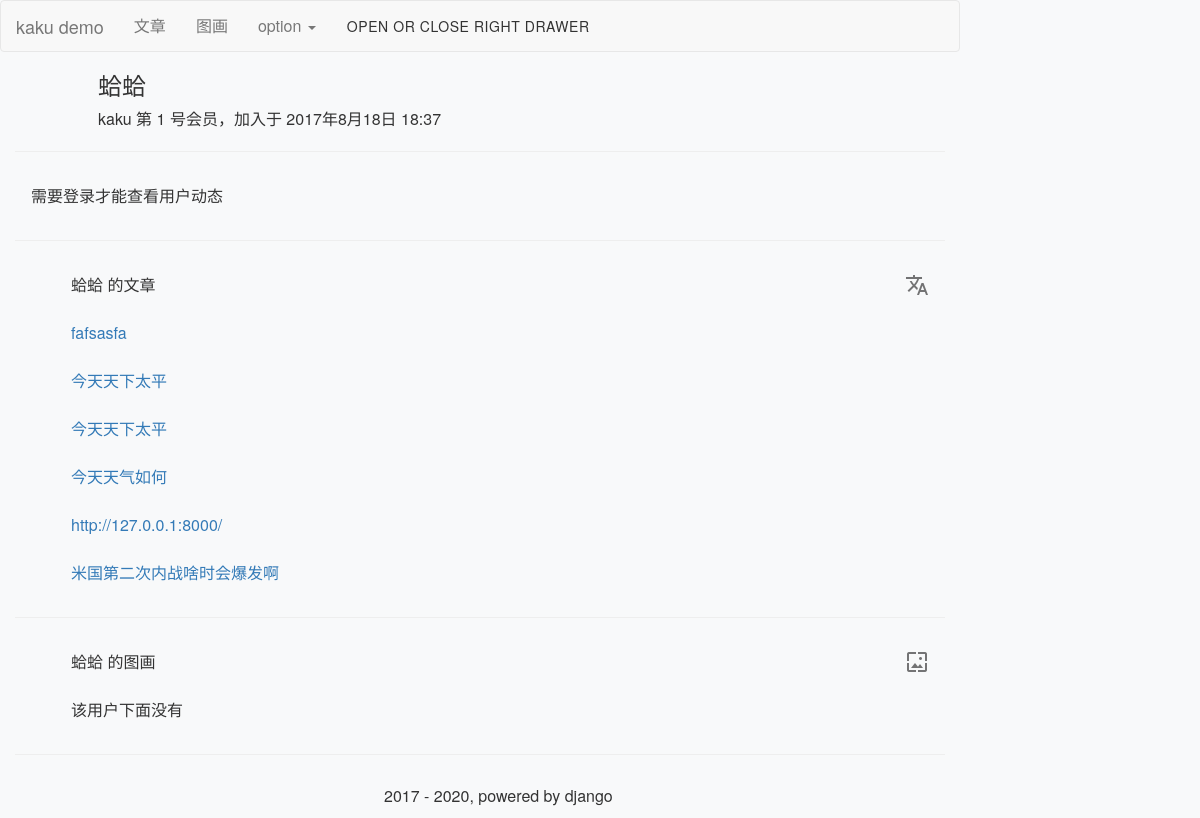
Before: /users/a87150/ with the older database file.
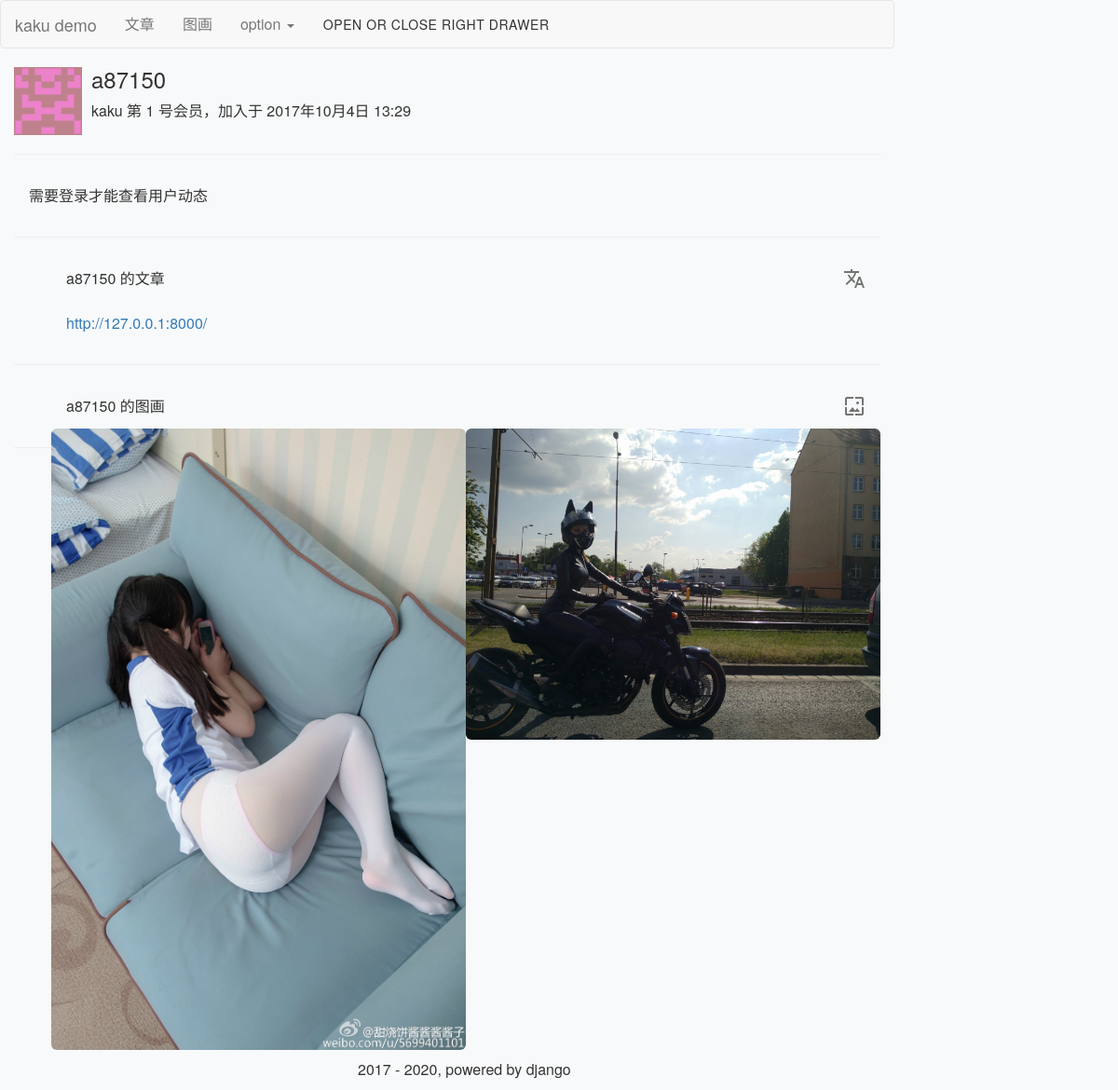
After: the same page with the newer database file.
### users/models.py (models this page shows, shortened)
class User(AbstractUser):
    last_login_ip = models.GenericIPAddressField(unpack_ipv4=True, blank=True, null=True)
    ip_joined = models.GenericIPAddressField(unpack_ipv4=True, blank=True, null=True)
    nickname = models.CharField(max_length=20, unique=True)
    signature = models.CharField(max_length=200, blank=True)
    mugshot = models.ImageField(upload_to=user_mugshot_path)
    mugshot_thumbnail = ImageSpecField(source='mugshot',
                                       processors=[ResizeToFill(96, 96)],
                                       format='JPEG',
                                       options={'quality': 80})
    class Meta(AbstractUser.Meta):
        pass

### written/models.py (models this page shows, shortened)
class Article(models.Model):
    id = models.AutoField(primary_key=True)
    title = models.CharField(_('title'), max_length=50)
    author = models.ForeignKey(settings.AUTH_USER_MODEL, related_name=_('a_author'), on_delete=models.CASCADE)
    content = models.TextField(_('content'))
    excerpt = models.CharField(_('excerpt'), max_length=100, blank=True, null=True)
    created_time = models.DateTimeField(_('created time'), auto_now_add=True)
    last_modified_time = models.DateTimeField(_('last modified time'), auto_now=True)
    views = models.PositiveIntegerField(_('views'), default=0, editable=False)
    likes = models.ManyToManyField(settings.AUTH_USER_MODEL, blank=True, related_name=_('a_likes'))
    tags = models.ManyToManyField(Tag, blank=True, verbose_name=_('tags'))
    comments = GenericRelation(Comment, verbose_name=_('comments'))
    class Meta:
        ordering = ['-created_time']
        verbose_name = _('Article')
        verbose_name_plural = _('Articles')
    def __str__(self):
        return self.title
    def get_absolute_url(self):
        return reverse('written:detail', kwargs={'pk': self.pk})

### picture/models.py (models this page shows, shortened)
class Picture(models.Model):
    id = models.AutoField(primary_key=True)
    title = models.CharField(_('title'), max_length=50)
    author = models.ForeignKey(settings.AUTH_USER_MODEL, related_name=_('p_author'), on_delete=models.CASCADE)
    thematic = models.ImageField(_('题图'), upload_to=pictures_path, )
    created_time = models.DateTimeField(_('created_time'), auto_now_add=True)
    views = models.PositiveIntegerField(_('views'), default=0, editable=False)
    likes = models.ManyToManyField(settings.AUTH_USER_MODEL, blank=True, related_name=_('p_likes'))
    tags = models.ManyToManyField(Tag, blank=True, verbose_name=_('tags'))
    comments = GenericRelation(Comment, verbose_name=_('comments'))
    class Meta:
        ordering = ['-created_time']
        verbose_name = _('Picture')
        verbose_name_plural = _('Pictures')
    def get_absolute_url(self):
        return reverse('picture:detail', kwargs={'pk': self.pk})

### users/views.py (the view)
# urls.py: url(r'^(?P<username>[\w.@+-]+)/$', views.UserDetailView.as_view(), name='detail'),
class UserDetailView(DetailView):
    model = User
    slug_field = 'username'
    slug_url_kwarg = 'username'
    template_name = 'users/detail.html'
    def get_context_data(self, **kwargs):
        context = super().get_context_data(**kwargs)
        articles = self.object.a_author.all().defer('content')[:10]
        pictures = self.object.p_author.all()[:10]
        if self.request.user.is_authenticated:
            actions = actor_stream(self.object)[:20]
            user = User.objects.get(nickname=self.request.user)
            try:
                user.followers.get(follow_object=self.object.id)
                is_follow = True
            except:
                is_follow = False
        else:
            actions = {}
            is_follow = False
        context.update({
            'article_list': articles,
            'picture_list': pictures,
            'action_list': actions,
            'is_follow': is_follow,
        })
        return context

### templates/users/detail.html (shortened to what this page needs)
{% extends 'base.html' %}
{% block main %}
<div class="media">
    <div class="media-left">
        <img class="media-object" src="{{ user.mugshot_thumbnail.url }}" alt=""
             style="width: 73px;"/>
    </div>
    <div class="media-body">
        <h3 class="media-heading">{{ user.nickname }}
        </h3>
        <div>kaku 第 {{ user.pk }} 号会员，加入于 {{ user.date_joined }}</div>
    </div>
</div>
<hr>
{% if request.user.is_authenticated %}
<ul id="activity_list">
    <li class="mdui-list-item mdui-ripple">
        <div class="mdui-list-item-content">{{ user.nickname }} 的动态</div>
        <i class="mdui-list-item-icon mdui-icon material-icons">motorcycle</i>
    </li>
    {% for act in action_list %}
        <li class="mdui-list-item mdui-ripple">
            {{ act }}
        </li>
    {% empty %}
        <li class="mdui-list-item mdui-ripple">该用户下没有动态</li>
    {% endfor %}
    {% if action_list.count > 19 %}
        <li class="mdui-list-item mdui-ripple">
            <a href="{% url 'users:actions' user.username %}"class="text-muted">{{ user.nickname }}的全部动态>></a>
        </li>
    {% endif %}
</ul>
{% else %}
    <div class="mdui-list-item mdui-ripple">
        需要登录才能查看用户动态
    </div>
{% endif %}
<hr>
<ul id="article_list">
    <li class="mdui-list-item mdui-ripple">
        <div class="mdui-list-item-content">{{ user.nickname }} 的文章</div>
        <i class="mdui-list-item-icon mdui-icon material-icons">translate</i>
    </li>
    {% for article in article_list %}
        <li class="mdui-list-item mdui-ripple">
            <a class="nav-item" href="{{ article.get_absolute_url }}"> {{ article }} </a>
        </li>
    {% empty %}
        <li class="mdui-list-item mdui-ripple">该用户下面没有</li>
    {% endfor %}
</ul>
<hr>
<ul id="picture_list">
    <li class="mdui-list-item mdui-ripple">
        <div class="mdui-list-item-content">{{ user.nickname }} 的图画</div>
        <i class="mdui-list-item-icon mdui-icon material-icons">wallpaper</i>
    </li>
    {% for picture in picture_list %}
        <a href="{{ picture.get_absolute_url }}"> <img src={{ MEDIA_URL }}{{ picture.thematic }} class="img-rounded" width="50%" height="50%" style="float:left;"/> </a>
    {% empty %}
        <li class="mdui-list-item mdui-ripple">该用户下面没有</li>
    {% endfor %}
</ul>
<hr>
{% endblock main %}

Changed rows visible on the page:
removed Article: title "fafsasfa"
removed Article: title "今天天下太平"
removed Article: title "今天天下太平"
removed Article: title "今天天气如何"
removed Article: title "米国第二次内战啥时会爆发啊"
changed User id 1: mugshot_thumbnail: picture added; nickname "蛤蛤" → "a87150"; date_joined "2017年8月18日 18:37" → "2017年10月4日 13:29"
added Picture: thematic (picture)
added Picture: thematic (picture)
Other visible differences:
text no longer shown: "该用户下面没有"
